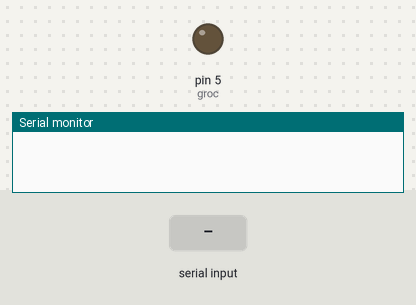
Simulated run of this sketch. Board: Arduino Uno, built with avr-gcc and run on an emulated ATmega328P. Shown: output pins drawn as LEDs (lit = HIGH), the last lines printed to the serial monitor. Inputs (shaded band) come from the test bench.

Above: at 1.2 s.
1.3 s: "1" received over the second serial link
At 1.7 s:
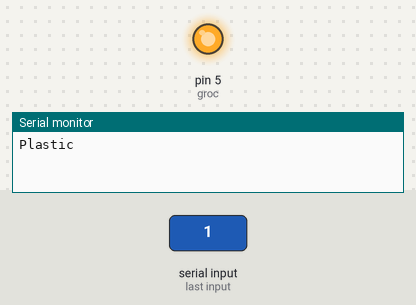
3.3 s: "2" received over the second serial link
4.8 s: "3" received over the second serial link
Timing chart, 0 to 7.8 s (numbered marks = the images above; inputs shaded):
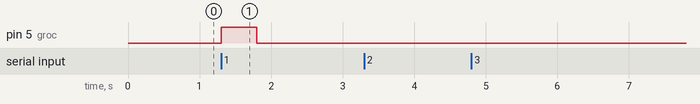

The sketch:

hc005.ino
```cpp
#include <SoftwareSerial.h>
//#include <Servo.h>


SoftwareSerial bluetooth(10, 11); // RX, TX
int BluetoothData;
int groc = 5;
int verd = 6;
int blau = 7;
//Servo myservo;

void setup()
{
  Serial.begin(9600);
  bluetooth.begin(9600);
  pinMode(5,OUTPUT);
  //pinMode(led,OUTPUT);
  //myservo.attach(9);
  //myservo.write(0);  // ajusta el servo al punto medio

}

void loop()
{
  if (bluetooth.available()){
    BluetoothData=bluetooth.read();
    if(BluetoothData=='1'){
      Serial.println("Plastic");
      digitalWrite(groc, HIGH);
      delay(500);
      digitalWrite(groc, LOW);
    }
    else if(BluetoothData=='2'){
      Serial.println("Paper");
      digitalWrite(blau, HIGH);
      delay(500);
      digitalWrite(blau, LOW);
    }
    else if(BluetoothData=='3'){
      Serial.println("Vidre");
      digitalWrite(verd, HIGH);
      delay(500);
      digitalWrite(verd, LOW);
    }
  }


  /*
   if (bluetooth.available())
   {
     BluetoothData=bluetooth.read();
     Serial.print(bluetooth.read());
     if(BluetoothData=='1')
       {
         //digitalWrite(led,1);
         //bluetooth.println("ON");
         //myservo.write(180);  // ajusta el servo al punto medio
         //delay(5000);
         //myservo.write(0);
         digitalWrite(groc, HIGH);
         delay(500);
         digitalWrite(groc, LOW);
       }

     else if(BluetoothData=='2')
       {
         //digitalWrite(led,0);
         //bluetooth.println("OFF");
         myservo.write(90);  // ajusta el servo al punto medio
         digitalWrite(verd, HIGH);
         delay(500);
         digitalWrite(verd, LOW);
       }

    }
      delay(100);*/
}
```

Measured:
- after the input at 1.3 s, pin 5 (groc): LOW → HIGH at once, → LOW 0.50 s later
